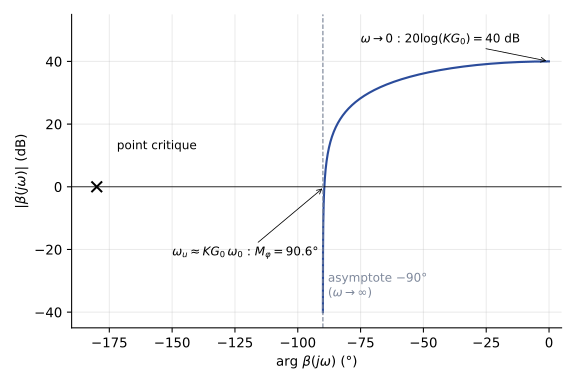

Source code (Python):
"""Partiel AU201 du 13 janvier 2017, question 2 : lieu de Black de la boucle ouverte
beta(jw) = K G0 / (1 + jw/w0) de la boucle élémentaire issue de la restructuration,
G0 = 10, w0 = 1 rad/s ; K n'est pas donné par le sujet : K = 10 (K G0 = 100) pour l'exemple.
Régénérer : python ann-2016-cl-black.py"""
import numpy as np
import matplotlib
matplotlib.use("Agg")
import matplotlib.pyplot as plt
plt.rcParams.update({"font.family": "sans-serif", "font.size": 10, "svg.fonttype": "none"})
G0, w0, K = 10.0, 1.0, 10.0
w = np.logspace(-3, 4, 3000)
b = K * G0 / (1 + 1j * w / w0)
wu = w0 * np.sqrt((K * G0) ** 2 - 1)
Mp = 180 - np.degrees(np.arctan(wu / w0))
fig, ax = plt.subplots(figsize=(6.0, 4.0))
ax.plot(np.degrees(np.angle(b)), 20 * np.log10(abs(b)), color="#2B4C9B", lw=1.6)
ax.plot([-180], [0], "x", color="k", ms=8, mew=1.5)
ax.annotate("point critique", (-180, 0), (-172, 12), fontsize=9)
ax.axhline(0, color="k", lw=0.6); ax.axvline(-90, color="#7E889B", ls="--", lw=0.9)
ax.annotate(f"$\\omega_u \\approx K G_0\\,\\omega_0$ : $M_\\varphi = {Mp:.1f}°$", (-90 + 0.6, 0), (-150, -22),
            fontsize=9, arrowprops=dict(arrowstyle="->", lw=0.6))
ax.annotate("$\\omega \\to 0$ : $20\\log(K G_0) = 40$ dB", (0, 40), (-75, 46), fontsize=9,
            arrowprops=dict(arrowstyle="->", lw=0.6))
ax.text(-88, -35, "asymptote $-90°$\n($\\omega \\to \\infty$)", color="#7E889B", fontsize=9)
ax.set_xlim(-190, 5); ax.set_ylim(-45, 55)
ax.set_xlabel("arg $\\beta(j\\omega)$ (°)"); ax.set_ylabel("$|\\beta(j\\omega)|$ (dB)")
ax.grid(alpha=0.25); ax.spines[["top", "right"]].set_visible(False)
fig.tight_layout(); fig.savefig(__file__.replace(".py", ".svg"))
